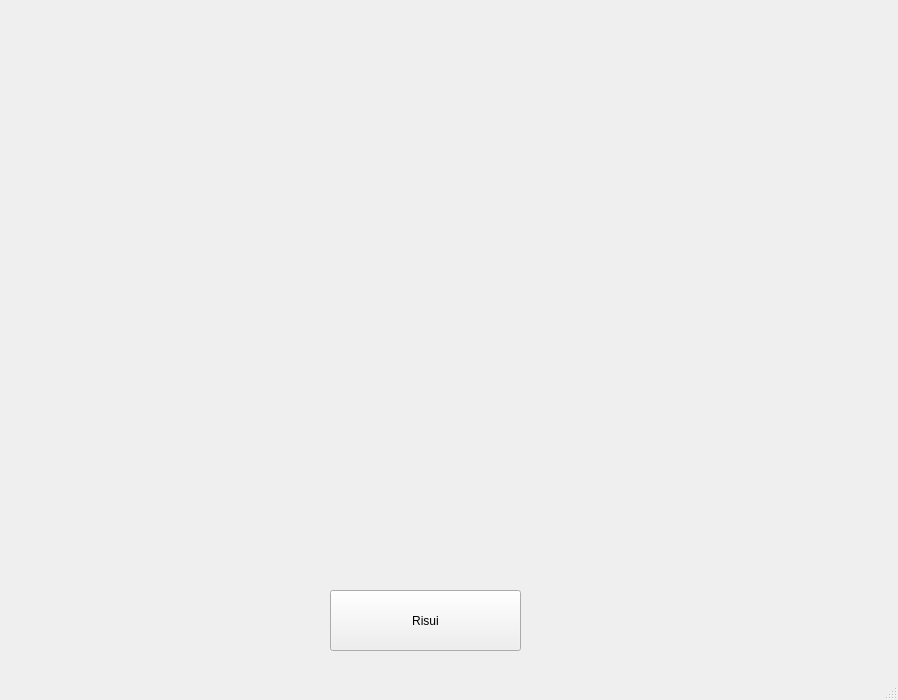
<?xml version="1.0" encoding="UTF-8"?>
<ui version="4.0">
 <class>MainWindow</class>
 <widget class="QMainWindow" name="MainWindow">
  <property name="geometry">
   <rect>
    <x>0</x>
    <y>0</y>
    <width>898</width>
    <height>700</height>
   </rect>
  </property>
  <property name="windowTitle">
   <string>MainWindow</string>
  </property>
  <widget class="QWidget" name="centralwidget">
   <widget class="QPushButton" name="button_paint">
    <property name="geometry">
     <rect>
      <x>330</x>
      <y>590</y>
      <width>191</width>
      <height>61</height>
     </rect>
    </property>
    <property name="text">
     <string>Risui</string>
    </property>
   </widget>
  </widget>
  <widget class="QMenuBar" name="menubar">
   <property name="geometry">
    <rect>
     <x>0</x>
     <y>0</y>
     <width>898</width>
     <height>21</height>
    </rect>
   </property>
  </widget>
  <widget class="QStatusBar" name="statusbar"/>
 </widget>
 <resources/>
 <connections/>
</ui>
